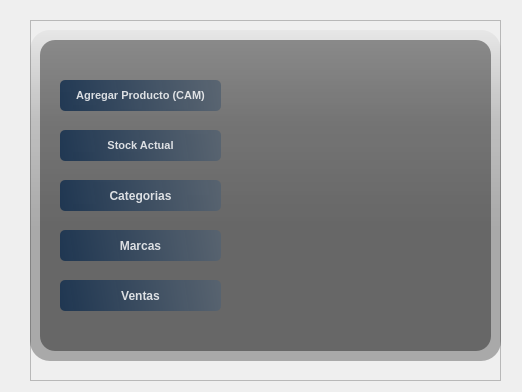
<?xml version="1.0" encoding="UTF-8"?>
<ui version="4.0">
 <class>Form</class>
 <widget class="QWidget" name="Form">
  <property name="geometry">
   <rect>
    <x>0</x>
    <y>0</y>
    <width>522</width>
    <height>392</height>
   </rect>
  </property>
  <property name="windowTitle">
   <string>Form</string>
  </property>
  <widget class="QFrame" name="frame">
   <property name="geometry">
    <rect>
     <x>30</x>
     <y>20</y>
     <width>471</width>
     <height>361</height>
    </rect>
   </property>
   <property name="styleSheet">
    <string notr="true">QPushButton{
background-color: qlineargradient(spread:pad, x1:0, y1:0.505682, x2:1, y2:0.477, stop:0 rgba(20, 47, 78, 219), stop: 1 rgba(85, 98, 112, 226));
 color: rgba(255, 255, 255, 210);
 border-radius:5px;
}
QPushButton:hover{
	background-color: qlineargradient(spread:pad, x1:0, y1:0.505682, x2:1, 	y2:0.477, stop:0 rgba(40, 67, 98, 219), stop: 1 rgba(105, 118, 132, 226));
	color: rgba(255, 255, 255, 210);
	border-radius:5px;
}
QPushButton:pressed{
	padding-left:5px;
	padding-top:5px;
	background-color:rgba(105, 118, 132, 200);
}
</string>
   </property>
   <property name="frameShape">
    <enum>QFrame::StyledPanel</enum>
   </property>
   <property name="frameShadow">
    <enum>QFrame::Raised</enum>
   </property>
   <widget class="QLabel" name="label">
    <property name="geometry">
     <rect>
      <x>0</x>
      <y>10</y>
      <width>471</width>
      <height>331</height>
     </rect>
    </property>
    <property name="styleSheet">
     <string notr="true">border-image: url(:/images/background.png);
background-color: qlineargradient(spread:pad, x1:0, y1:0, x2:0, y2:0.715909, stop:0 rgba(0, 0, 0, 9), stop:0.375 rgba(0, 0, 0, 50), stop: 0.835227 rgba(0, 0, 0, 75));
border-radius:20px;</string>
    </property>
    <property name="text">
     <string/>
    </property>
   </widget>
   <widget class="QLabel" name="label_2">
    <property name="geometry">
     <rect>
      <x>10</x>
      <y>20</y>
      <width>451</width>
      <height>311</height>
     </rect>
    </property>
    <property name="styleSheet">
     <string notr="true">background-color: rgba(0, 0, 0, 100);
border-radius: 15px;</string>
    </property>
    <property name="text">
     <string/>
    </property>
   </widget>
   <widget class="QPushButton" name="pushButton">
    <property name="geometry">
     <rect>
      <x>30</x>
      <y>60</y>
      <width>161</width>
      <height>31</height>
     </rect>
    </property>
    <property name="font">
     <font>
      <pointsize>8</pointsize>
      <weight>75</weight>
      <bold>true</bold>
     </font>
    </property>
    <property name="text">
     <string>Agregar Producto (CAM)</string>
    </property>
   </widget>
   <widget class="QPushButton" name="pushButton_2">
    <property name="geometry">
     <rect>
      <x>30</x>
      <y>110</y>
      <width>161</width>
      <height>31</height>
     </rect>
    </property>
    <property name="font">
     <font>
      <pointsize>8</pointsize>
      <weight>75</weight>
      <bold>true</bold>
     </font>
    </property>
    <property name="text">
     <string>Stock Actual</string>
    </property>
   </widget>
   <widget class="QLabel" name="label_3">
    <property name="geometry">
     <rect>
      <x>230</x>
      <y>20</y>
      <width>241</width>
      <height>271</height>
     </rect>
    </property>
    <property name="styleSheet">
     <string notr="true">border-image: url(:/images/Grupo_smar_logo.png);</string>
    </property>
    <property name="text">
     <string/>
    </property>
   </widget>
   <widget class="QPushButton" name="pushButton_3">
    <property name="geometry">
     <rect>
      <x>30</x>
      <y>160</y>
      <width>161</width>
      <height>31</height>
     </rect>
    </property>
    <property name="font">
     <font>
      <weight>75</weight>
      <bold>true</bold>
     </font>
    </property>
    <property name="text">
     <string>Categorias</string>
    </property>
   </widget>
   <widget class="QPushButton" name="pushButton_4">
    <property name="geometry">
     <rect>
      <x>30</x>
      <y>210</y>
      <width>161</width>
      <height>31</height>
     </rect>
    </property>
    <property name="font">
     <font>
      <weight>75</weight>
      <bold>true</bold>
     </font>
    </property>
    <property name="text">
     <string>Marcas</string>
    </property>
   </widget>
   <widget class="QPushButton" name="pushButton_5">
    <property name="geometry">
     <rect>
      <x>30</x>
      <y>260</y>
      <width>161</width>
      <height>31</height>
     </rect>
    </property>
    <property name="font">
     <font>
      <weight>75</weight>
      <bold>true</bold>
     </font>
    </property>
    <property name="text">
     <string>Ventas</string>
    </property>
   </widget>
  </widget>
 </widget>
 <resources>
  <include location="res.qrc"/>
 </resources>
 <connections/>
</ui>
